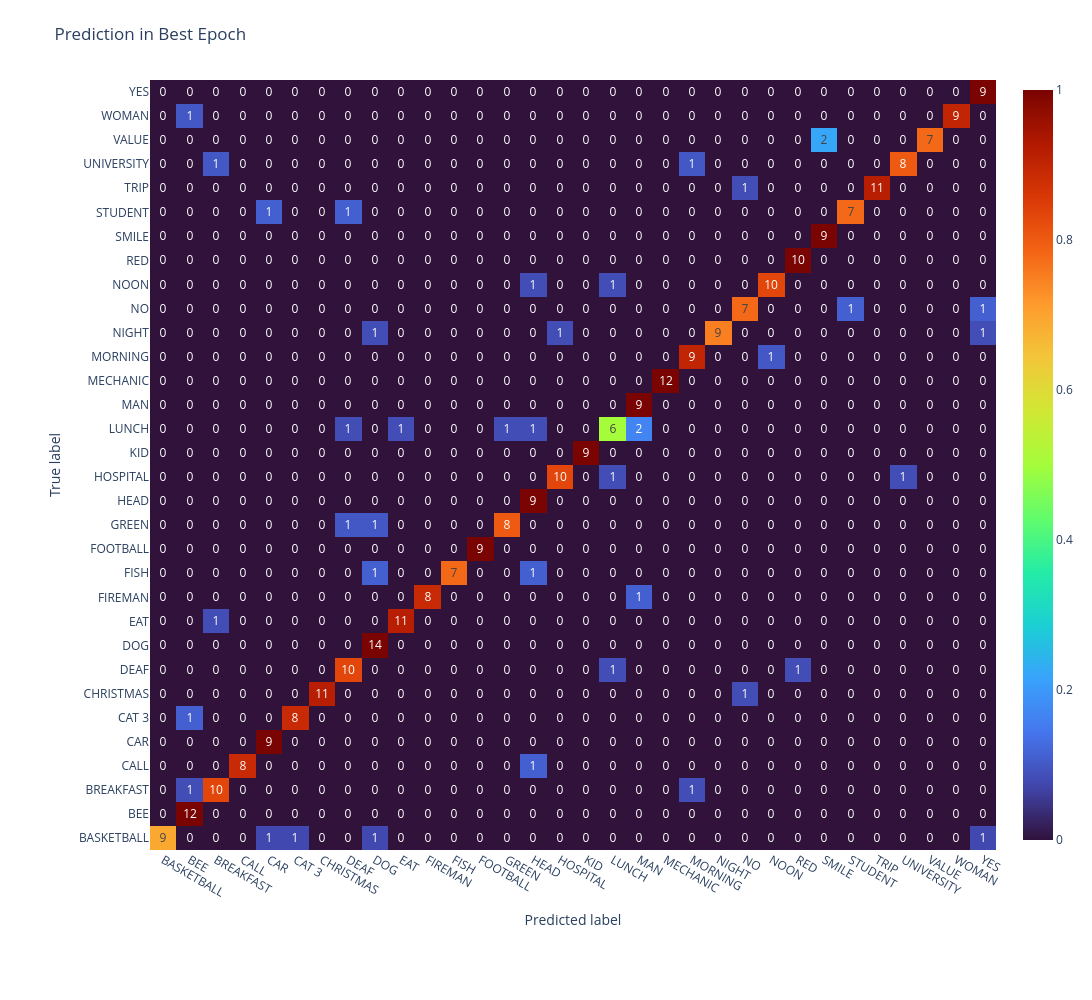

Notebook cell for this chart:
### Code cell
y_true = logs["best_labels"]
y_pred = logs["best_prediction"]

labels_names = val["id_to_label"]
labels_ids = np.arange(len(labels_names))

cm = confusion_matrix(y_true, y_pred, labels=labels_ids)
cm_norm = cm / cm.sum(axis=1, keepdims=True)

fig = go.Figure(data=go.Heatmap(
    z = cm_norm,
    zmin = 0,
    zmax = 1,
    x = labels_names,
    y = labels_names,
    colorscale="turbo",
    text=cm,
    texttemplate="%{text}",
    hovertemplate="True: %{y}<br>Pred: %{x}<extra></extra>"
))

fig.update_layout(
    title="Prediction in Best Epoch",
    xaxis_title="Predicted label",
    yaxis_title="True label",
    width=1200,
    height=1000,
    margin=dict(l=150, r=50, t=80, b=150)
)

fig.show()

### Figure 1 — Plotly figure (JSON) as saved in the notebook; plotly's stock layout.template omitted (floating-point values rounded to 4 significant figures; data arrays with more than 128 entries replaced by an {"elided": "..."} marker saying what was removed)
{"data": [{"colorscale": [[0, "#30123b"], [0.07143, "#4145ab"], [0.1429, "#4675ed"], [0.2143, "#39a2fc"], [0.2857, "#1bcfd4"], [0.3571, "#24eca6"], [0.4286, "#61fc6c"], [0.5, "#a4fc3b"], [0.5714, "#d1e834"], [0.6429, "#f3c63a"], [0.7143, "#fe9b2d"], [0.7857, "#f36315"], [0.8571, "#d93806"], [0.9286, "#b11901"], [1, "#7a0402"]], "hovertemplate": "True: %{y}<br>Pred: %{x}<extra></extra>", "text": {"elided": "32x32 int values"}, "texttemplate": "%{text}", "type": "heatmap", "x": ["BASKETBALL", "BEE", "BREAKFAST", "CALL", "CAR", "CAT 3", "CHRISTMAS", "DEAF", "DOG", "EAT", "FIREMAN", "FISH", "FOOTBALL", "GREEN", "HEAD", "HOSPITAL", "KID", "LUNCH", "MAN", "MECHANIC", "MORNING", "NIGHT", "NO", "NOON", "RED", "SMILE", "STUDENT", "TRIP", "UNIVERSITY", "VALUE", "WOMAN", "YES"], "y": ["BASKETBALL", "BEE", "BREAKFAST", "CALL", "CAR", "CAT 3", "CHRISTMAS", "DEAF", "DOG", "EAT", "FIREMAN", "FISH", "FOOTBALL", "GREEN", "HEAD", "HOSPITAL", "KID", "LUNCH", "MAN", "MECHANIC", "MORNING", "NIGHT", "NO", "NOON", "RED", "SMILE", "STUDENT", "TRIP", "UNIVERSITY", "VALUE", "WOMAN", "YES"], "z": {"elided": "32x32 float values"}, "zmax": 1, "zmin": 0}], "layout": {"height": 1000, "margin": {"b": 150, "l": 150, "r": 50, "t": 80}, "title": {"text": "Prediction in Best Epoch"}, "width": 1200, "xaxis": {"title": {"text": "Predicted label"}}, "yaxis": {"title": {"text": "True label"}}}}
